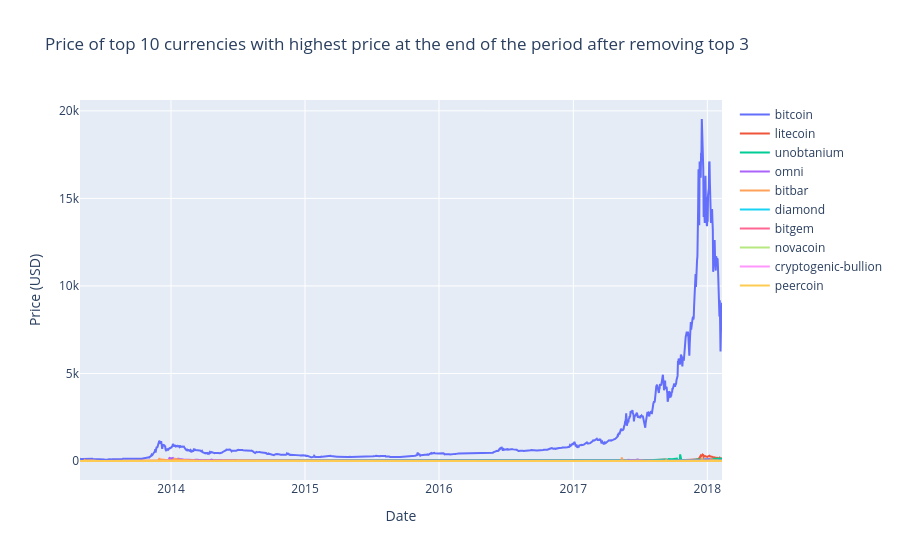

The cell this chart's notebook holds for it:
### Markdown cell above
# 4- Clean up data from artifacts

### Code cell
# delete the top 3 currencies with highest price at the end of the period and plot the rest of the currencies
n_currencies = df['Currency'].nunique()
latest_prices = df.groupby('Currency')['Price'].last()
top_currencies = latest_prices.sort_values(ascending=False).head(3).index
df = df[~df['Currency'].isin(top_currencies)]

#delete  currencies with price <0.01 at the end date of the period
df = df.sort_values(['Currency', 'Date'])
last_prices = (
    df
    .groupby('Currency')
    .last()              # last row per currency (after sorting)
    .reset_index()
)
valid_currencies = last_prices[last_prices['Price'] >= 0.01]['Currency']
df = df[df['Currency'].isin(valid_currencies)]

n_currencies_after_deletion = df['Currency'].nunique()
print(f"Number of deleted currencies after deleting price <0.01: {n_currencies-n_currencies_after_deletion}")

#delete currencies that started trading after 2014-01-01
df['Date'] = pd.to_datetime(df['Date'])
df = df.sort_values(['Currency', 'Date'])
first_dates = (
    df
    .groupby('Currency')['Date']
    .min()
    .reset_index(name='start_date')
)

cutoff = pd.Timestamp('2014-01-01')
valid_currencies = first_dates[first_dates['start_date'] <= cutoff]['Currency']
df = df[df['Currency'].isin(valid_currencies)]
#print the number of deleted currencies after deleting those that started trading after 2015-01-01
n_currencies_after_deletion = df['Currency'].nunique()
print(f"Number of deleted currencies after deleting those that started trading after 2014-01-01: {n_currencies-n_currencies_after_deletion}")
print(f"Number of remaining currencies after cleaning: {df['Currency'].nunique()}")


#plot top 10 currencies with highest price at the end of the period in df
latest_prices_filtered = df.groupby('Currency')['Price'].last()    
top_currencies_filtered = latest_prices_filtered.sort_values(ascending=False).head(10).index
data = []
for currency in top_currencies_filtered:
    currency_df = df[df['Currency'] == currency]
    if not currency_df.empty:
        data.append(go.Scatter(
            x=currency_df['Date'],
            y=currency_df['Price'],
            mode='lines',
            name=currency
        ))
layout = go.Layout(
    title=f"Price of top 10 currencies with highest price at the end of the period after removing top 3",
    xaxis=dict(title='Date'),
    yaxis=dict(title='Price (USD)'),
)
py.iplot(dict(data=data, layout=layout), filename='basic-line')

### Figure 1 — Plotly figure (JSON) as saved in the notebook; plotly's stock layout.template omitted (floating-point values rounded to 4 significant figures; data arrays with more than 128 entries replaced by an {"elided": "..."} marker saying what was removed)
{"data": [{"mode": "lines", "name": "bitcoin", "type": "scatter", "x": {"elided": "1700 str values"}, "y": {"elided": "1700 float values"}}, {"mode": "lines", "name": "litecoin", "type": "scatter", "x": {"elided": "1646 str values"}, "y": {"elided": "1646 float values"}}, {"mode": "lines", "name": "unobtanium", "type": "scatter", "x": {"elided": "1476 str values"}, "y": {"elided": "1476 float values"}}, {"mode": "lines", "name": "omni", "type": "scatter", "x": {"elided": "1425 str values"}, "y": {"elided": "1425 float values"}}, {"mode": "lines", "name": "bitbar", "type": "scatter", "x": {"elided": "1663 str values"}, "y": {"elided": "1663 float values"}}, {"mode": "lines", "name": "diamond", "type": "scatter", "x": {"elided": "1412 str values"}, "y": {"elided": "1412 float values"}}, {"mode": "lines", "name": "bitgem", "type": "scatter", "x": {"elided": "1129 str values"}, "y": {"elided": "1129 float values"}}, {"mode": "lines", "name": "novacoin", "type": "scatter", "x": {"elided": "1713 str values"}, "y": {"elided": "1713 float values"}}, {"mode": "lines", "name": "cryptogenic-bullion", "type": "scatter", "x": {"elided": "1532 str values"}, "y": {"elided": "1532 float values"}}, {"mode": "lines", "name": "peercoin", "type": "scatter", "x": {"elided": "1682 str values"}, "y": {"elided": "1682 float values"}}], "layout": {"title": {"text": "Price of top 10 currencies with highest price at the end of the period after removing top 3"}, "xaxis": {"title": {"text": "Date"}}, "yaxis": {"title": {"text": "Price (USD)"}}}}
